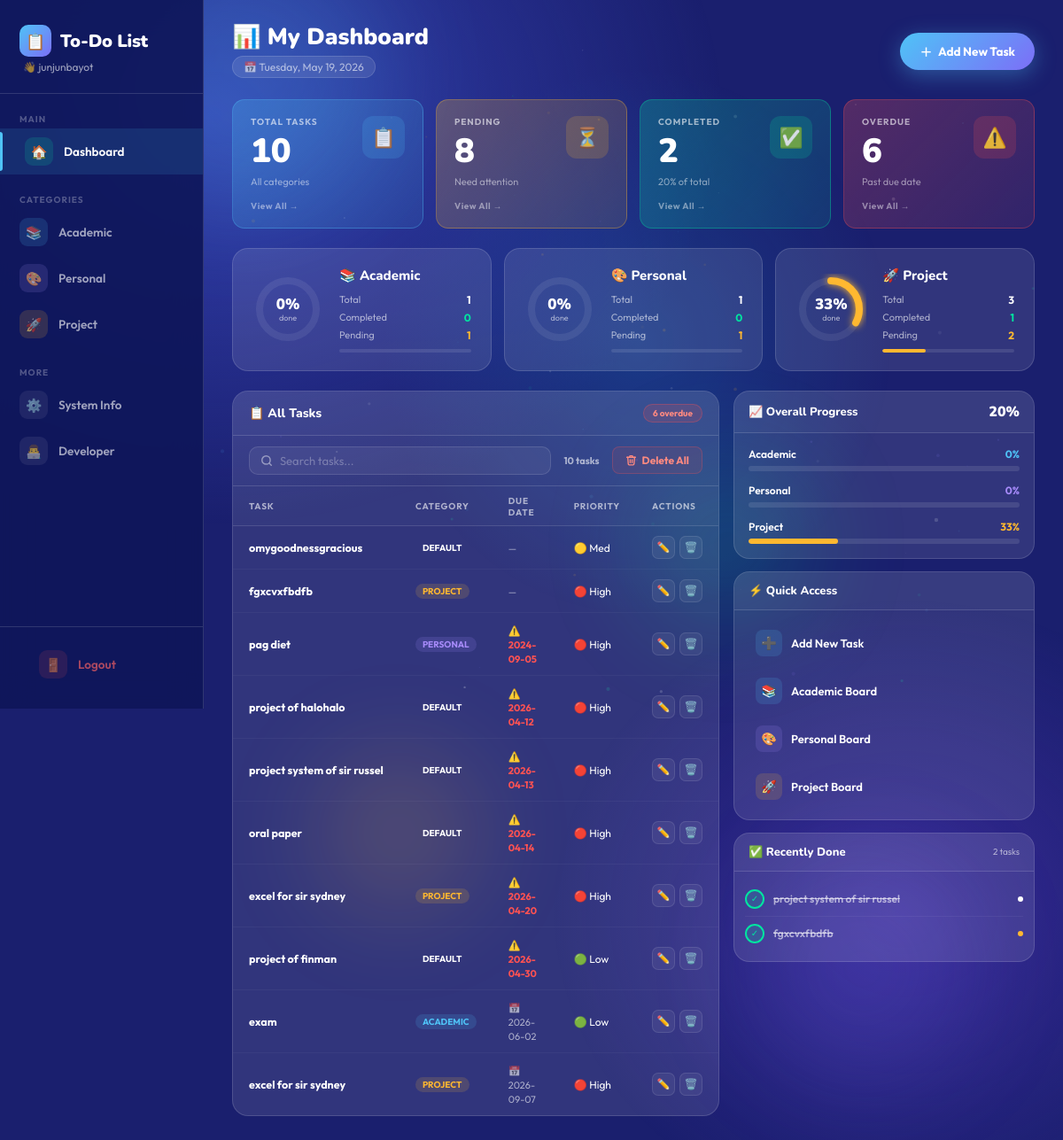
/index.php (signed in), run on the app's committed database.
### tables this page shows
CREATE TABLE `task` (
  `task_id` int(11) NOT NULL,
  `task_name` varchar(255) DEFAULT NULL,
  `description` text DEFAULT NULL,
  `due_date` date DEFAULT NULL,
  `status` varchar(50) DEFAULT NULL,
  `priority` int(11) DEFAULT 1,
  `category` varchar(50) DEFAULT NULL
);

### index.php (the view, shortened to what the rows shown need)
<?php
include 'db.php';
$category = $_GET['category'] ?? '';
$filter = $_GET['filter'] ?? 'all';
if ($category != '') {
    $stmt = $conn->prepare("SELECT COUNT(*) as c FROM task WHERE category = ?");
    $stmt->bind_param("s", $category);
} else {
    $stmt = $conn->prepare("SELECT COUNT(*) as c FROM task");
}
$stmt->execute();
if ($category != '') {
    $stmt = $conn->prepare("SELECT COUNT(*) as c FROM task WHERE status='pending' AND category = ?");
    $stmt->bind_param("s", $category);
} else {
    $stmt = $conn->prepare("SELECT COUNT(*) as c FROM task WHERE status='pending'");
}
$stmt->execute();
if ($category != '') {
    $stmt = $conn->prepare("SELECT COUNT(*) as c FROM task WHERE status='completed' AND category = ?");
    $stmt->bind_param("s", $category);
} else {
    $stmt = $conn->prepare("SELECT COUNT(*) as c FROM task WHERE status='completed'");
}
$stmt->execute();
function fetchByCategory($conn, $cat) {
    $stmt = $conn->prepare("SELECT * FROM task WHERE category = ? ORDER BY due_date ASC");
    $stmt->bind_param("s", $cat);
    $stmt->execute();
    return $stmt->get_result()->fetch_all(MYSQLI_ASSOC);
}
$academicTasks = fetchByCategory($conn, 'academic');
$personalTasks = fetchByCategory($conn, 'personal');
$projectTasks  = fetchByCategory($conn, 'project');
$acadTotal  = count($academicTasks);
$persTotal  = count($personalTasks);
$acadDone   = count(array_filter($academicTasks, fn($t) => $t['status'] === 'completed'));
$persDone   = count(array_filter($personalTasks, fn($t) => $t['status'] === 'completed'));
if ($filter === 'pending') {
    $stmt = $conn->prepare("SELECT * FROM task WHERE status='pending' ORDER BY due_date ASC LIMIT 20");
} elseif ($filter === 'completed') {
    $stmt = $conn->prepare("SELECT * FROM task WHERE status='completed' ORDER BY due_date ASC LIMIT 20");
} elseif ($filter === 'overdue') {
    $stmt = $conn->prepare("SELECT * FROM task WHERE status='pending' AND due_date < CURDATE() AND due_date != '0000-00-00' ORDER BY due_date ASC LIMIT 20");
} else {
    $stmt = $conn->prepare("SELECT * FROM task ORDER BY due_date ASC LIMIT 20");
}
$stmt->execute();
$attentionTasks = $stmt->get_result()->fetch_all(MYSQLI_ASSOC);
$today = date('Y-m-d');
?>
<!DOCTYPE html>
<html lang="en">
<head>
</head>
<body>
<main class="main">
    <div class="topbar">
        <div class="topbar-left">
            <h1>📊 My Dashboard</h1>
        </div>
    </div>
    <div class="donut-row">
        <div class="donut-card dc-blue">
            <div class="donut-info">
                <div class="donut-stat">
                    <span class="donut-stat-label">Completed</span>
                    <span class="donut-stat-val" style="color:var(--done)"><?= $acadDone ?></span>
                </div>
                <div class="donut-stat">
                    <span class="donut-stat-label">Pending</span>
                    <span class="donut-stat-val" style="color:var(--pending)"><?= $acadTotal - $acadDone ?></span>
                </div>
            </div>
        </div>
        <div class="donut-card dc-purple">
            <div class="donut-info">
                <div class="donut-stat">
                    <span class="donut-stat-label">Completed</span>
                    <span class="donut-stat-val" style="color:var(--done)"><?= $persDone ?></span>
                </div>
                <div class="donut-stat">
                    <span class="donut-stat-label">Pending</span>
                    <span class="donut-stat-val" style="color:var(--pending)"><?= $persTotal - $persDone ?></span>
                </div>
            </div>
        </div>
    </div>
    <div class="bottom-row">
        <div class="panel">
            <?php if (count($attentionTasks) > 0): ?>
            <table class="attn-table" id="attnTable">
                <thead>
                    <tr>
                        <th>Task</th>
                        <th>Category</th>
                        <th>Due Date</th>
                        <th>Priority</th>
                        <th>Actions</th>
                    </tr>
                </thead>
                <tbody id="attnBody">
                <?php foreach ($attentionTasks as $row):
                    $tid = intval($row['task_id'] ?? $row['id'] ?? 0);
                    $tsafe = addslashes($row['task_name'] ?? '');
                    $due = $row['due_date'];
                    $diff = $due !== '0000-00-00' ? (strtotime($due) - strtotime($today)) / 86400 : 999;
                    $dueClass = $diff < 0 ? 'overdue' : ($diff <= 3 ? 'due-soon' : 'ok');
                    $dueLabel = $diff < 0 ? '⚠️ ' . $due : ($due === '0000-00-00' ? '—' : '📅 ' . $due);
                    $pri = (int)($row['priority'] ?? 1);
                    $priLabel = $pri === 3 ? '🔴 High' : ($pri === 2 ? '🟡 Med' : '🟢 Low');
                    $cat = $row['category'] ?? 'default';
                ?>
                <tr data-name="<?= strtolower(htmlspecialchars($row['task_name'])) ?>">
                    <td><div class="attn-name" title="<?= htmlspecialchars($row['task_name']) ?>"><?= htmlspecialchars($row['task_name']) ?></div></td>
                    <td><span class="attn-cat cat-<?= $cat ?>"><?= ucfirst($cat) ?></span></td>
                    <td><span class="attn-due <?= $dueClass ?>"><?= $dueLabel ?></span></td>
                    <td><span style="font-size:12px"><?= $priLabel ?></span></td>
                    <td>
                        <div class="attn-actions">
                            <a href="edit.php?id=<?= $tid ?>" class="kbtn kbtn-edit" title="Edit">✏️</a>
                            <button class="kbtn kbtn-del" title="Delete" onclick="confirmDelete(<?= $tid ?>,'<?= $tsafe ?>')">🗑️</button>
                        </div>
                    </td>
                </tr>
                <?php endforeach; ?>
                </tbody>
            </table>
            <?php else: ?>
                <div class="no-attn"><span>🎉</span>No tasks here! All clear.</div>
            <?php endif; ?>
        </div>
        <div class="side-panel">
            <div class="mini-panel">
                <div class="prog-mini">
                    <div class="prog-mini-row">
                        <span class="prog-mini-label">Academic</span>
                        <span class="prog-mini-pct" style="color:#4fc3f7"><?= $acadTotal > 0 ? round(($acadDone/$acadTotal)*100) : 0 ?>%</span>
                    </div>
                    <div class="prog-mini-row">
                        <span class="prog-mini-label">Personal</span>
                        <span class="prog-mini-pct" style="color:#a78bfa"><?= $persTotal > 0 ? round(($persDone/$persTotal)*100) : 0 ?>%</span>
                    </div>
                </div>
            </div>
            <?php
            $stmt = $conn->prepare("SELECT * FROM task WHERE status='completed' ORDER BY due_date DESC LIMIT 4");
            $stmt->execute();
            $recentDone = $stmt->get_result()->fetch_all(MYSQLI_ASSOC);
            $catDots = ['academic'=>'#4fc3f7','personal'=>'#a78bfa','project'=>'#ffb830'];
            ?>
            <div class="mini-panel">
                <div class="recent-done">
                    <?php if (count($recentDone) > 0): ?>
                        <?php foreach ($recentDone as $d): ?>
                        <div class="done-item">
                            <div class="done-check">✓</div>
                            <div class="done-name" title="<?= htmlspecialchars($d['task_name']) ?>"><?= htmlspecialchars($d['task_name']) ?></div>
                            <div class="done-cat-dot" style="background:<?= $catDots[$d['category']] ?? '#fff' ?>"></div>
                        </div>
                        <?php endforeach; ?>
                    <?php else: ?>
                        <div style="text-align:center;padding:16px;color:var(--text2);font-size:12px">No completed tasks yet</div>
                    <?php endif; ?>
                </div>
            </div>
        </div>
    </div>
</main>
</body>
</html>

### data on the page
task: status "0", $acadTotal-$acadDone "1", task_name "exam", category "ACADEMIC", priority "🟢 Low", ($acadDone/$acadTotal)*100 "0"
task: status "0", $persTotal-$persDone "1", task_name "pag diet", category "PERSONAL", priority "🔴 High", ($persDone/$persTotal)*100 "0"
task: task_name "omygoodnessgracious", category "DEFAULT", priority "🟡 Med"
task: task_name "fgxcvxfbdfb", category "PROJECT", priority "🔴 High"
task: task_name "project of halohalo", category "DEFAULT", priority "🔴 High"
task: task_name "project system of sir russel", category "DEFAULT", priority "🔴 High"
task: task_name "oral paper", category "DEFAULT", priority "🔴 High"
task: task_name "excel for sir sydney", category "PROJECT", priority "🔴 High"
task: task_name "project of finman", category "DEFAULT", priority "🟢 Low"
task: task_name "excel for sir sydney", category "PROJECT", priority "🔴 High"

### other printed values
$_SESSION['user'] "junjunbayot"
$total "10"
$pending "8"
$completed "2"
$progressPercent "20"
$overdueCount "6"
$acadTotal "1"
$persTotal "1"
$projTotal "3"
$projDone "1"
$projTotal - $projDone "2"
$panelTitle "📋 All Tasks"
count($attentionTasks) "10"
count($recentDone) "2"
chart data {{ ($acadDone/$acadTotal)*100 }} 0
